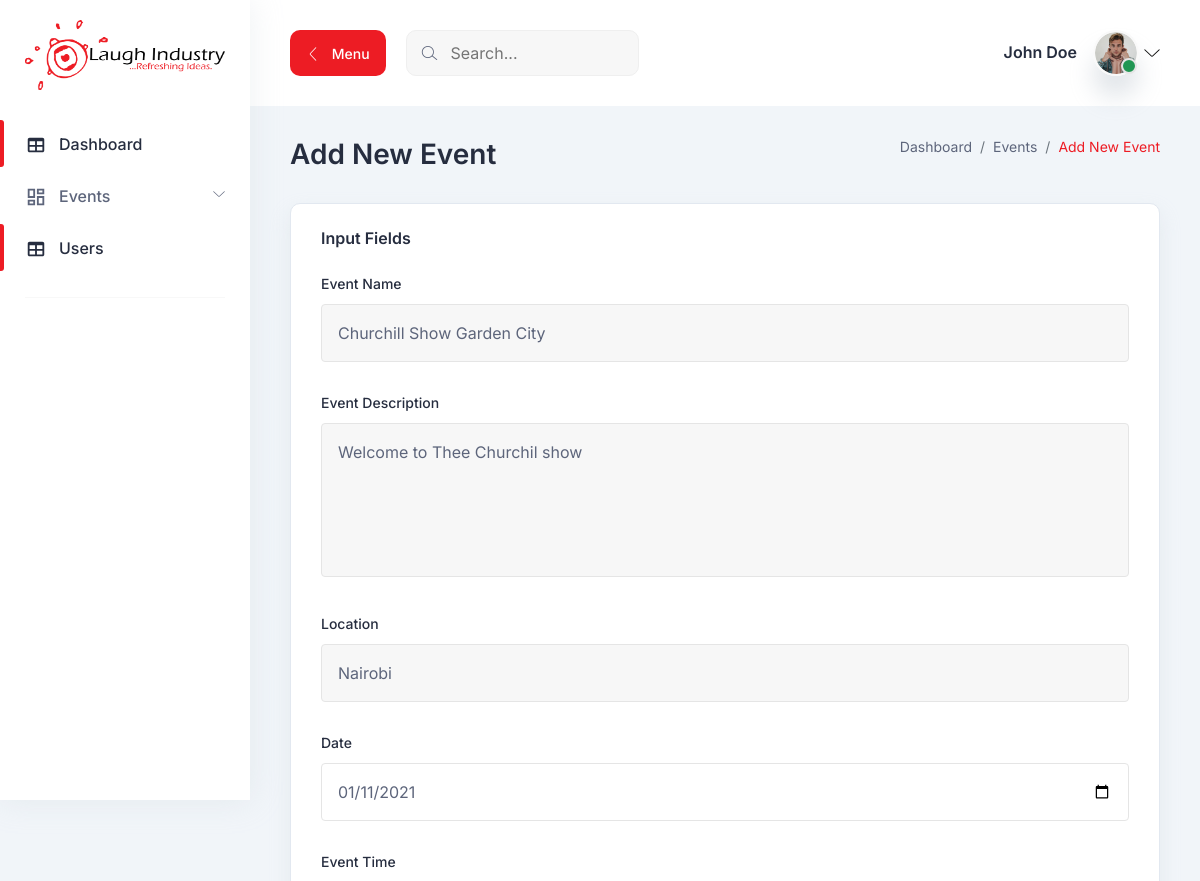
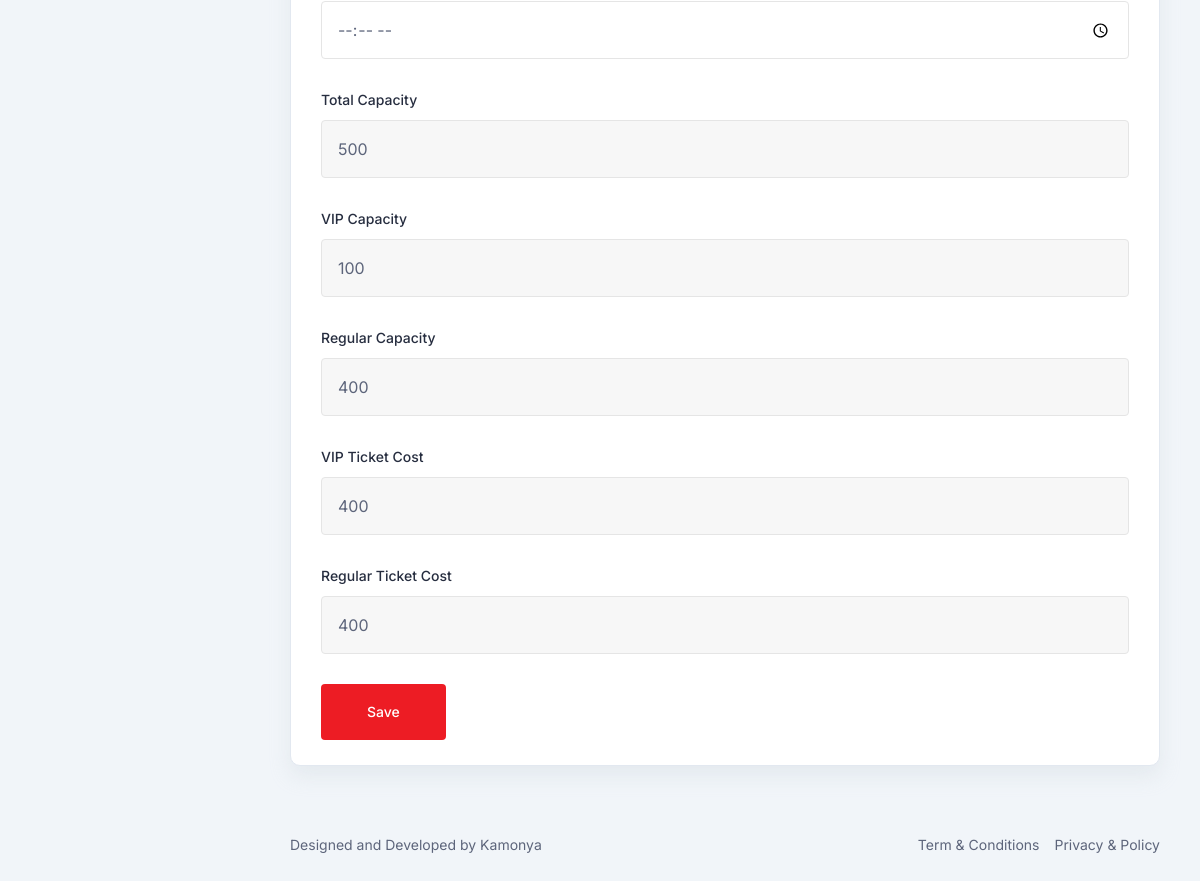
The app's page /edit-event.php?id=3 with its own data (2 pictures, top to bottom).
### tables this page shows
CREATE TABLE `events` (
  `Id` int(11) NOT NULL,
  `EventName` text NOT NULL,
  `EventDescription` varchar(50) NOT NULL,
  `Location` text NOT NULL,
  `Date` date NOT NULL,
  `EventTime` text NOT NULL,
  `TotalCapacity` int(11) NOT NULL,
  `VIPCapacity` int(11) NOT NULL,
  `RegularCapacity` int(11) NOT NULL,
  `VIPTicketCost` decimal(10,0) NOT NULL,
  `RegularTicketCost` decimal(10,0) NOT NULL,
  `CreatedBy` int(11) NOT NULL
);

### func/config.php (called while the page is built, shortened)
<?php
$db = new PDO("mysql:host=".DBHOST.";port=3306;dbname=".DBNAME, DBUSER, DBPASS);
$db->setAttribute(PDO::ATTR_ERRMODE, PDO::ERRMODE_EXCEPTION);
function myAutoload($class) {
   $class = strtolower($class);
   $classpath = 'classes/class.'.$class . '.php';
}
$event = new Events($db);
?>

### classes/class.events.php (called while the page is built, shortened)
<?php
class Events{
	function __construct($db){
		$this->_db = $db;
	}
  public function fetch_events($query){
    $stmt = $this->_db->prepare($query);
    $stmt->execute();
    $row=$stmt->fetchAll();
    $userData = $row;
    return $userData;
  }
}
?>

### edit-event.php (the view, shortened to what this page needs)
<?php
	require('func/config.php');
  if(isset($_GET['id']))
  {
    $id = trim($_GET['id']);
    $event_query = "select * from events where Id = $id";
	  $event = $event->fetch_events($event_query);
  }else {
    if(isset($_SERVER['HTTP_REFERER'])) {
      header('Location: '.$_SERVER['HTTP_REFERER']);
    }
  }
 ?>
<!DOCTYPE html>
<html lang="en">
  <head>
    <link rel="stylesheet" href="assets/css/bootstrap.min.css" />
    <link rel="stylesheet" href="assets/css/lineicons.css" />
    <link rel="stylesheet" href="assets/css/materialdesignicons.min.css" />
    <link rel="stylesheet" href="assets/css/fullcalendar.css" />
    <link rel="stylesheet" href="assets/css/main.css" />
  </head>
  <body>
    <?php include('includes/sidebar-nav.php');?>
    <main class="main-wrapper">
      <?php include('includes/header.php');?>
      <section class="tab-components">
        <div class="container-fluid">
          <div class="title-wrapper pt-30">
            <div class="row align-items-center">
              <div class="col-md-6">
                <div class="title mb-30">
                  <h2>Add New Event</h2>
                </div>
              </div>
              <div class="col-md-6">
                <div class="breadcrumb-wrapper mb-30">
                  <nav aria-label="breadcrumb">
                    <ol class="breadcrumb">
                      <li class="breadcrumb-item">
                        <a href="#0">Dashboard</a>
                      </li>
                      <li class="breadcrumb-item"><a href="#0">Events</a></li>
                      <li class="breadcrumb-item active" aria-current="page">
                      Add New Event
                      </li>
                    </ol>
                  </nav>
                </div>
              </div>
            </div>
          </div>
          <div class="form-elements-wrapper">
            <div class="row">
              <div class="col-lg-12">
                <div class="card-style mb-30">
                  <h6 class="mb-25">Input Fields</h6>
                  <?php foreach ($event as $item) :?>
                    <form id = "eventform">
                    <div class="input-style-1">
                      <label>Event Name</label>
                      <input type="text" placeholder="Event Name" id ="EventName" value = "<?php echo $item['EventName'];?>"/>
                    </div>
                  <div class="input-style-1">
                    <label>Event Description</label>
                    <textarea placeholder="Event Description" rows="5" id = "EventDescription"><?php echo $item['EventDescription'];?> </textarea>
                  </div>
                    <div class="input-style-1">
                      <label>Location</label>
                      <input type="text" placeholder="Location" id ="Location" value = "<?php echo $item['Location'];?>"/>
                    </div>
                    <div class="input-style-1">
                      <label>Date</label>
                      <input type="date" id ="Date" value = "<?php echo $item['Date'];?>"/>
                    </div>
                    <div class="input-style-2">
                      <label>Event Time</label>
                      <input type="time" id ="EventTime" value = "<?php echo (string)$EventTime['EventTime'];?>"/>
                    </div>
                    <div class="input-style-1">
                      <label>Total Capacity</label>
                      <input type="text" placeholder="Total Capacity" id ="TotalCapacity" value = "<?php echo $item['TotalCapacity'];?>"/>
                    </div>
                    <div class="input-style-1">
                      <label>VIP Capacity</label>
                      <input type="text" placeholder="VIP Capacity" id ="VIPCapacity" value = "<?php echo $item['VIPCapacity'];?>" />
                    </div>
                    <div class="input-style-1">
                      <label>Regular Capacity</label>
                      <input type="text" placeholder="Regular Capacity" id ="RegularCapacity" value = "<?php echo $item['RegularCapacity'];?>" />
                    </div>
                    <div class="input-style-1">
                      <label>VIP Ticket Cost</label>
                      <input type="text" placeholder="VIP Ticket Cost" id ="VIPTicketCost" value = "<?php echo $item['VIPTicketCost'];?>" />
                    </div>
                  <div class="input-style-1">
                      <label>Regular Ticket Cost</label>
                      <input type="text" placeholder="Regular Ticket Cost" id ="RegularTicketCost" value = "<?php echo $item['RegularTicketCost'];?>" />
                    </div>
                    <div class="col-12">
                        <button class="main-btn primary-btn btn-hover" id = "SaveEvent">
                          Save
                        </button>
                      </div>
                    </form>
                  <?php endforeach; ?>
                </div>
              </div>
            </div>
          </div>
        </div>
      </section>
      <?php include('includes/footer.php');?>
    </main>
  </body>
</html>

### assets/css/fullcalendar.css (style rules this page uses)
:root { --fc-daygrid-event-dot-width: 8px; }
:root { --fc-list-event-dot-width: 10px; --fc-list-event-hover-bg-color: #f5f5f5; }

### records on screen
events: EventName "Churchill Show Garden City", EventDescription "Welcome to Thee Churchil show", Location "Nairobi", Date "01/11/2021", TotalCapacity "500", VIPCapacity "100", RegularCapacity "400", VIPTicketCost "400", RegularTicketCost "400"
